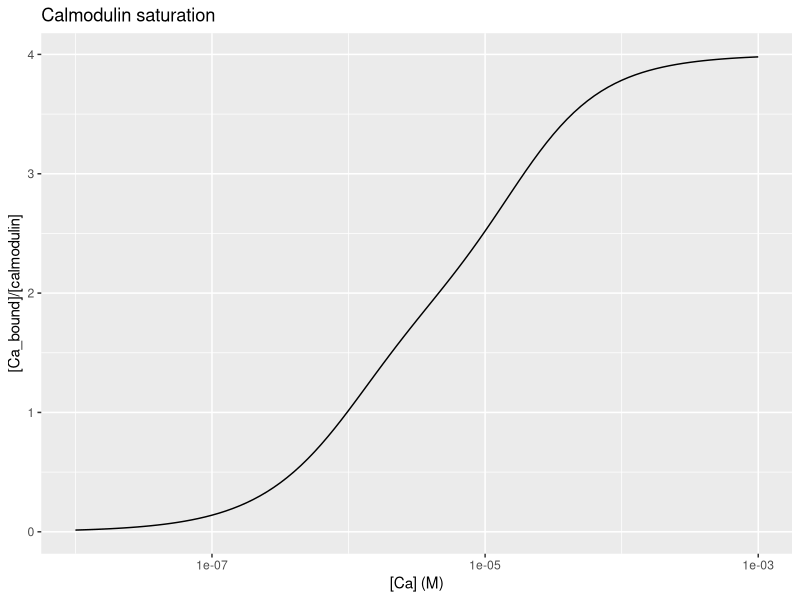
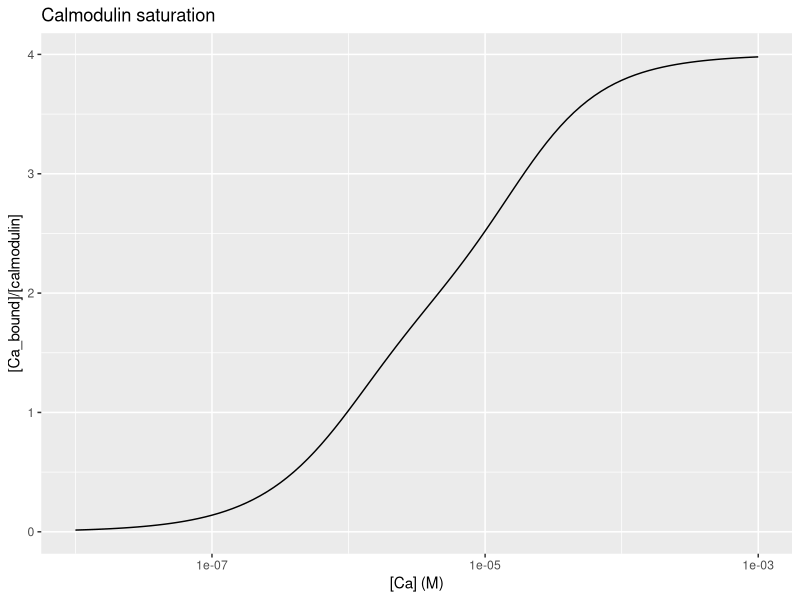

Write R code to recreate these figures, in order.
## ---- chunk 1
knitr::opts_chunk$set(echo = TRUE)
## ---- chunk 2
library(ggplot2)
## ---- chunk 3
figure3 <- read.table("Figure3.txt",sep="\t",header=FALSE)
names(figure3) <- c("Ca","saturation")
## ---- chunk 4
p3 <- ggplot(figure3, aes(x=Ca,y=saturation))
p3 <- p3 + geom_line() + scale_x_log10()
p3 <- p3 + ylab("[Ca_bound]/[calmodulin]") + xlab("[Ca] (M)")
p3 <- p3 + ggtitle("Calmodulin saturation")
p3 

png("calmodulin_saturation.png", width = 4, height = 4, units = 'in', res = 300)
p3
dev.off()
## ---- chunk 5
figure4a <- read.table("Figure4a.txt",sep="\t",header=FALSE)
names(figure4a) <- c("Ca","ybar")
figure4a$condition <- "no target"

figure4b <- read.table("Figure4b.txt",sep="\t",header=FALSE)
names(figure4b) <- c("Ca","ybar")
figure4b$condition <- "R state"

figure4c <- read.table("Figure4c.txt",sep="\t",header=FALSE)
names(figure4c) <- c("Ca","ybar")
figure4c$condition <- "T state"

figure4d <- read.table("Figure4d.txt",sep="\t",header=FALSE)
names(figure4d) <- c("Ca","ybar")
figure4d$condition <- "+CaMKII"
## ---- chunk 6
figure4 <- rbind(figure4a,figure4b,figure4c,figure4d)
## ---- chunk 7
p4 <- ggplot(figure4, aes(x=Ca,y=ybar,col=condition))
p4 <- p4+geom_line()+ scale_x_log10()
p4 <- p4 + ylab("fractional occupancy") + xlab("[Ca] (M)")
